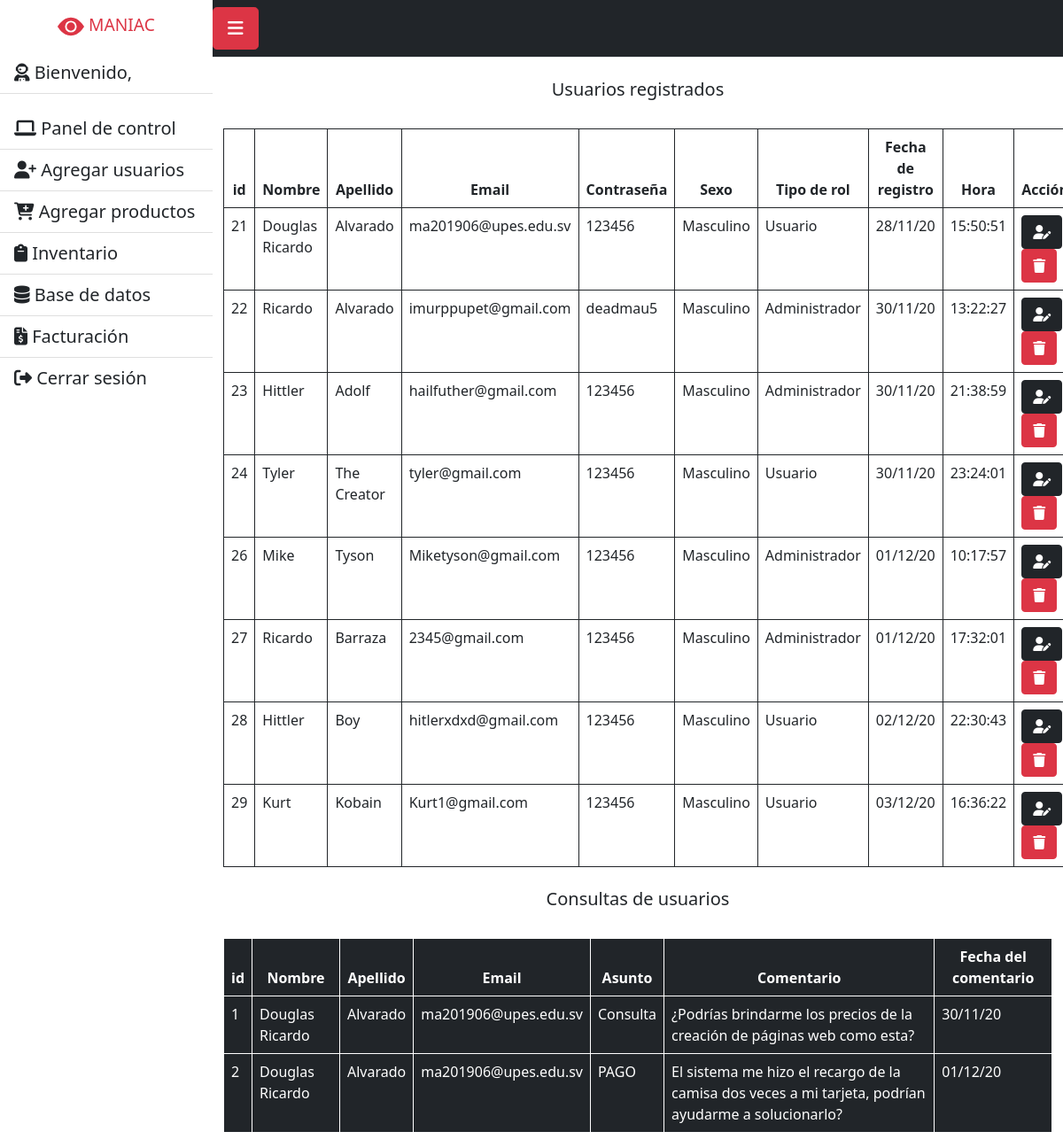
The page /baseDeDatos.php on the database its author committed.
### tables this page shows
CREATE TABLE `datos` (
  `id` int(9) NOT NULL,
  `nombre` varchar(25) NOT NULL,
  `apellido` varchar(25) NOT NULL,
  `email` varchar(50) NOT NULL,
  `contrase` tinytext DEFAULT NULL,
  `sexo` varchar(25) NOT NULL,
  `tipoUsuario` varchar(50) NOT NULL,
  `fecha_reg` varchar(15) NOT NULL,
  `hora` varchar(15) NOT NULL
);

CREATE TABLE `contacto` (
  `id` int(9) NOT NULL,
  `nombre` varchar(25) NOT NULL,
  `apellido` varchar(50) NOT NULL,
  `email` varchar(75) NOT NULL,
  `asunto` varchar(50) NOT NULL,
  `comentario` varchar(200) NOT NULL,
  `fecha_com` varchar(15) NOT NULL
);

### baseDeDatos.php (the view, shortened to what this page needs)
<!DOCTYPE html>
<html lang="es">
<head>
<link href="https://cdn.jsdelivr.net/npm/bootstrap@5.0.0-alpha3/dist/css/bootstrap.min.css" rel="stylesheet">
<link rel="stylesheet" href="css/inventario.css">
</head>
<body>
<div class="d-flex" id="wrapper">
    <div class="bg-white border-right vh-100" id="sidebar-wrapper">
        <div class="sidebar-heading  text-danger  text-center lead"><svg width="30" height="30" viewBox="0 0 16 16" class="bi bi-eye-fill" fill="currentColor" xmlns="http://www.w3.org/2000/svg">
  <path d="M10.5 8a2.5 2.5 0 1 1-5 0 2.5 2.5 0 0 1 5 0z"/>
  <path fill-rule="evenodd" d="M0 8s3-5.5 8-5.5S16 8 16 8s-3 5.5-8 5.5S0 8 0 8zm8 3.5a3.5 3.5 0 1 0 0-7 3.5 3.5 0 0 0 0 7z"/>
</svg> MANIAC</div>
<div class="list-group list-group-flush overflow-auto h-100 ">
            <p class="list-group-item list-group-item-action bg-white  lead"><i class="fas fa-user-astronaut fa-1x"></i>  Bienvenido, <?php echo $_SESSION['email'] ?></p>
            <a href="admin.php" class="list-group-item list-group-item-action bg-white lead"><i class="fas fa-laptop"></i> Panel de control</a>
            <a href="agregarUsuarios.php" class="list-group-item list-group-item-action bg-white lead"><i class="fas fa-user-plus"></i> Agregar usuarios</a>
            <a href="agregarProductos.php" class="list-group-item list-group-item-action bg-white lead"><i class="fas fa-cart-plus"></i> Agregar productos</a>
            <a href="inventario.php" class="list-group-item list-group-item-action bg-white lead"><i class="fas fa-clipboard"></i> Inventario</a>
            <a href="baseDeDatos.php" class="list-group-item list-group-item-action bg-white lead"><i class="fas fa-database"></i> Base de datos</a>
            <a href="facturacion.php" class="list-group-item list-group-item-action bg-white lead"><i class="fas fa-file-invoice-dollar"></i> Facturación</a>
            <a href="cerrarSesion.php" class="list-group-item list-group-item-action bg-white lead"><i class="fas fa-sign-out-alt"></i> Cerrar sesión</a>
        </div>
    </div>
    <div id="page-content-wrapper">
        <nav class="navbar navbar-expand-lg navbar-white bg-dark border-bottom">
            <button class="btn btn-danger btn-lg" id="menu-toggle"><i class="fas fa-bars"></i></button>
        </nav>
            <h1 class="mt-4 text-center lead ">Usuarios registrados</h1><br>
            <div class="container table-responsive">
            <div class="row">
            <div class="col">
            <table class="table table-default table-bordered border-dark">
  <thead>
    <tr>
      <th scope="col" class="text-center">id</th>
      <th scope="col" class="text-center">Nombre</th>
      <th scope="col" class="text-center">Apellido</th>
      <th scope="col" class="text-center">Email</th>
      <th scope="col" class="text-center">Contraseña</th>
      <th scope="col" class="text-center">Sexo</th>
      <th scope="col" class="text-center">Tipo de rol</th>
      <th scope="col" class="text-center">Fecha de registro</th>
      <th scope="col" class="text-center">Hora</th>
      <th scope="col" class="text-center">Acción</th>
    </tr>
  </thead>
  <tbody>
  <?php
          include ("php/con_db.php");
          $consulta = "SELECT * FROM datos" or die(mysqli_error($conex));
          $resultado = mysqli_query($conex,$consulta);
          while ($row = mysqli_fetch_array($resultado))
            { ?>
            <tr>
              <td><?php echo $row['id']; ?></td>
              <td><?php echo $row['nombre'];?></td>
              <td><?php echo $row['apellido']; ?></td>
              <td><?php echo $row['email']; ?></td>
              <td><?php echo $row['contrase']; ?></td>
              <td><?php echo $row['sexo']; ?></td>
              <td><?php echo $row['tipoUsuario']; ?></td>
              <td><?php echo $row['fecha_reg']; ?></td>
              <td><?php echo $row['hora']; ?></td>
              <td>
                <a href="editar.php?id=<?php echo $row['id']; ?>" class="btn btn-dark">
                <i class="fas fa-user-edit"></i>
                </a>
                <a href="eliminar.php?id=<?php echo $row['id']; ?>" class="btn btn-danger">
                <i class="fas fa-trash"></i>
                </a>
              </td>
            </tr>
          <?php  }
            ?>
  </tbody>
</table>
         <h1 class="mt-4 text-center lead">Consultas de usuarios</h1><br>
         <table class="table table-dark table-bordered border-white">
  <thead>
    <tr>
    <tr>
      <th scope="col" class="text-center">id</th>
      <th scope="col" class="text-center">Nombre</th>
      <th scope="col" class="text-center">Apellido</th>
      <th scope="col" class="text-center">Email</th>
      <th scope="col" class="text-center">Asunto</th>
      <th scope="col" class="text-center">Comentario</th>
      <th scope="col" class="text-center">Fecha del comentario</th>
    </tr>
  </thead>
  <tbody>
  <?php
          include ("php/con_db.php");
          $consulta = "SELECT * FROM contacto" or die(mysqli_error($conex));
          $resultado = mysqli_query($conex,$consulta);
          while ($row = mysqli_fetch_array($resultado))
            { ?>
            <tr>
              <td><?php echo $row['id']; ?></td>
              <td><?php echo $row['nombre'];?></td>
              <td><?php echo $row['apellido']; ?></td>
              <td><?php echo $row['email']; ?></td>
              <td><?php echo $row['asunto']; ?></td>
              <td><?php echo $row['comentario']; ?></td>
              <td><?php echo $row['fecha_com']; ?></td>
            </tr>
          <?php  }
            ?>
  </tbody>
</table>
</div>
</body>
</html>

### css/inventario.css (style rules this page uses)
body { overflow-x: hidden; }
#sidebar-wrapper { min-height: 100vh; margin-left: -15rem; -webkit-transition: margin .25s ease-out; -moz-transition: margin .25s ease-out; -o-transition: margin .25s ease-out; transition: margin .25s ease-out; }
#sidebar-wrapper .sidebar-heading { padding: 0.875rem 1.25rem; font-size: 1.2rem; }
#sidebar-wrapper .list-group { width: 15rem; }
#page-content-wrapper { min-width: 100vw; }
@media (min-width: 768px) { #sidebar-wrapper { margin-left: 0; } }
@media (min-width: 768px) { #page-content-wrapper { min-width: 0; width: 100%; } }

### rows shown on the page
datos: id "21", nombre "Douglas Ricardo", apellido "Alvarado", email "ma201906@upes.edu.sv", contrase "123456", sexo "Masculino", tipoUsuario "Usuario", fecha_reg "28/11/20", hora "15:50:51"
datos: id "22", nombre "Ricardo", apellido "Alvarado", email "imurppupet@gmail.com", contrase "deadmau5", sexo "Masculino", tipoUsuario "Administrador", fecha_reg "30/11/20", hora "13:22:27"
datos: id "23", nombre "Hittler", apellido "Adolf", email "hailfuther@gmail.com", contrase "123456", sexo "Masculino", tipoUsuario "Administrador", fecha_reg "30/11/20", hora "21:38:59"
datos: id "24", nombre "Tyler", apellido "The Creator", email "tyler@gmail.com", contrase "123456", sexo "Masculino", tipoUsuario "Usuario", fecha_reg "30/11/20", hora "23:24:01"
datos: id "26", nombre "Mike", apellido "Tyson", email "Miketyson@gmail.com", contrase "123456", sexo "Masculino", tipoUsuario "Administrador", fecha_reg "01/12/20", hora "10:17:57"
datos: id "27", nombre "Ricardo", apellido "Barraza", email "2345@gmail.com", contrase "123456", sexo "Masculino", tipoUsuario "Administrador", fecha_reg "01/12/20", hora "17:32:01"
datos: id "28", nombre "Hittler", apellido "Boy", email "hitlerxdxd@gmail.com", contrase "123456", sexo "Masculino", tipoUsuario "Usuario", fecha_reg "02/12/20", hora "22:30:43"
datos: id "29", nombre "Kurt", apellido "Kobain", email "Kurt1@gmail.com", contrase "123456", sexo "Masculino", tipoUsuario "Usuario", fecha_reg "03/12/20", hora "16:36:22"
contacto: id "1", nombre "Douglas Ricardo", apellido "Alvarado", email "ma201906@upes.edu.sv", asunto "Consulta", comentario "¿Podrías brindarme los precios de la creación de páginas web como esta?", fecha_com "30/11/20"
contacto: id "2", nombre "Douglas Ricardo", apellido "Alvarado", email "ma201906@upes.edu.sv", asunto "PAGO", comentario "El sistema me hizo el recargo de la camisa dos veces a mi tarjeta, podrían ayudarme a solucionarlo?", fecha_com "01/12/20"
